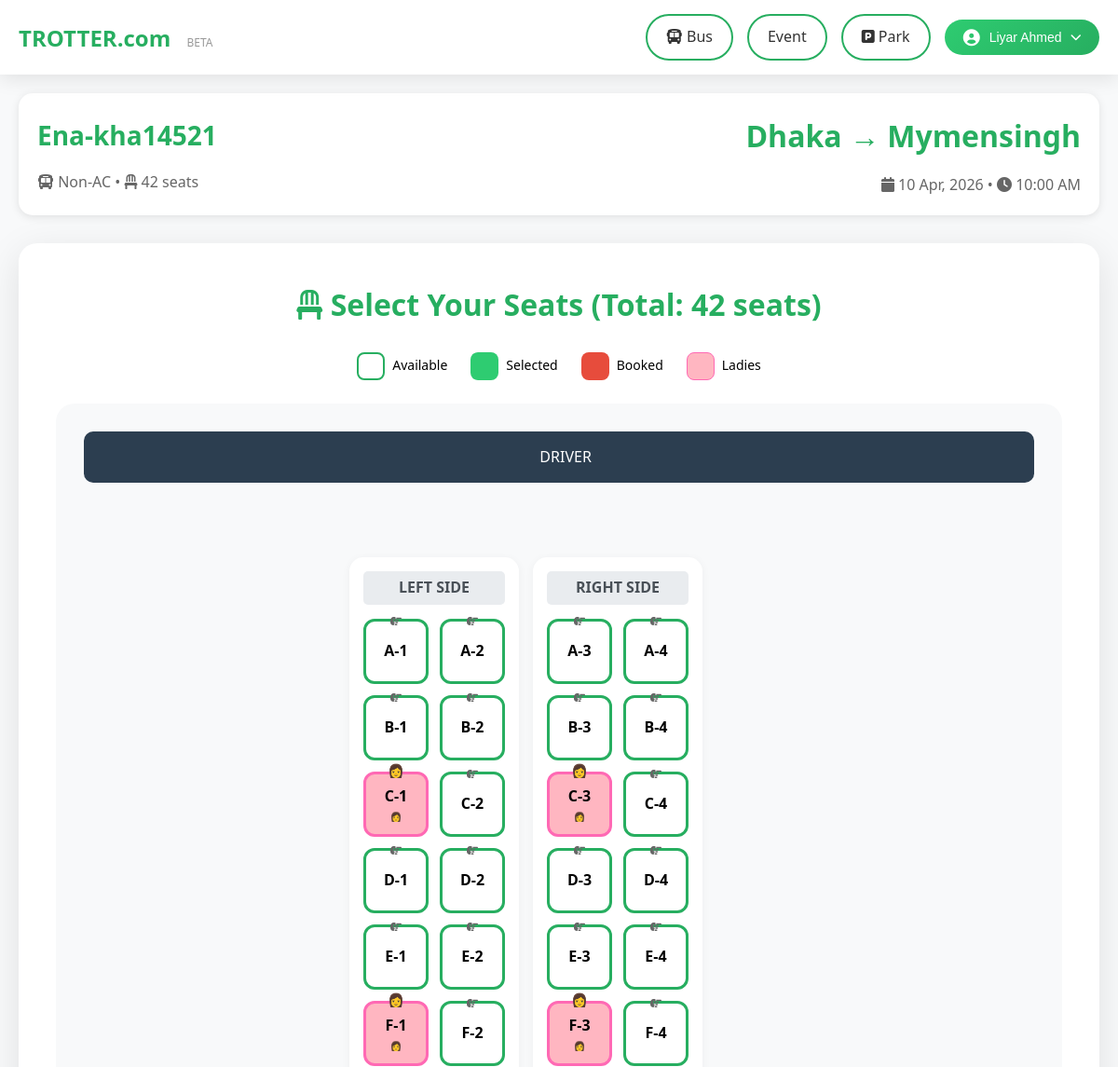
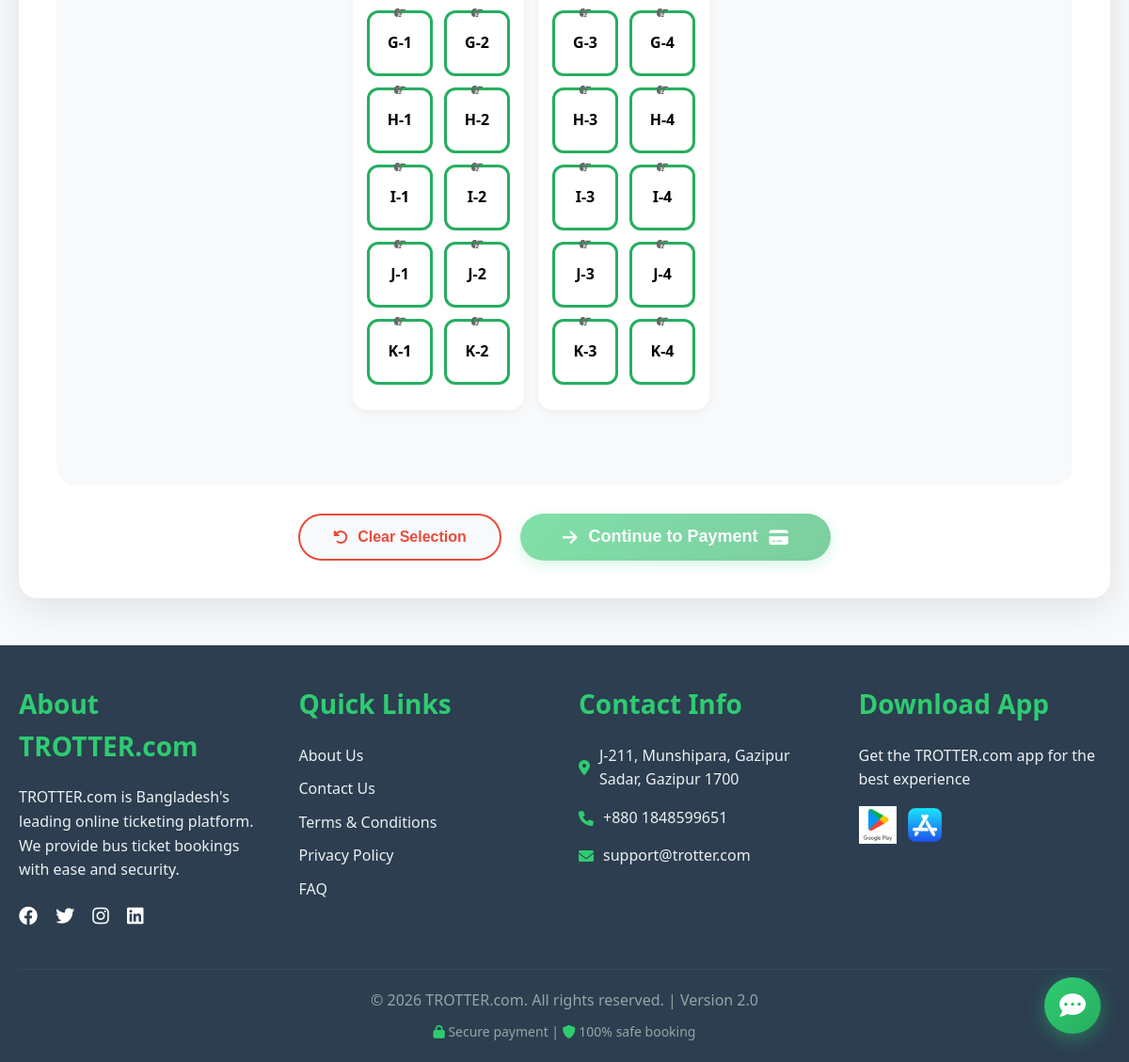
Page /bus-ticket-system/pages/seat-selection.php?route_id=3&date=2026-04-10 (signed in) on the committed database (2 pictures, top to bottom).
### tables this page shows
CREATE TABLE `routes` (
  `id` int(11) NOT NULL,
  `from_city` varchar(100) NOT NULL,
  `to_city` varchar(100) NOT NULL,
  `bus_name` varchar(100) NOT NULL,
  `bus_type` enum('AC','Non-AC','AC Business','Economy') DEFAULT 'Non-AC',
  `departure_time` time NOT NULL,
  `arrival_time` time NOT NULL,
  `fare` decimal(10,2) NOT NULL,
  `total_seats` int(11) DEFAULT 40,
  `available_days` varchar(50) DEFAULT 'All',
  `amenities` text DEFAULT NULL,
  `operator_name` varchar(100) DEFAULT NULL,
  `operator_phone` varchar(15) DEFAULT NULL,
  `status` enum('active','inactive') DEFAULT 'active',
  `created_at` timestamp NOT NULL DEFAULT current_timestamp(),
  `round_trip_fare` decimal(10,2) DEFAULT NULL,
  `is_round_trip` tinyint(1) DEFAULT 0
);

### bus-ticket-system/includes/config.php (called while the page is built, shortened)
<?php
$conn = mysqli_connect(DB_HOST, DB_USER, DB_PASS, DB_NAME);
mysqli_set_charset($conn, "utf8mb4");
function sanitizeInput($data) {
    global $conn;
    $data = trim($data);
    $data = stripslashes($data);
    $data = htmlspecialchars($data);
    $data = mysqli_real_escape_string($conn, $data);
    return $data;
}
function formatDate($date, $format = 'd M, Y') {
    return date($format, strtotime($date));
}
function formatTime($time, $format = 'h:i A') {
    return date($format, strtotime($time));
}
function getAvailableSeats($route_id, $journey_date) {
    global $conn;
    $route_query = "SELECT total_seats FROM routes WHERE id = $route_id";
    $route_result = mysqli_query($conn, $route_query);
    $route = mysqli_fetch_assoc($route_result);
    $total_seats = $route['total_seats'] ?? 40;
    $booked_query = "SELECT seat_numbers FROM bookings WHERE route_id = $route_id AND journey_date = '$journey_date' AND status = 'confirmed'";
    $booked_result = mysqli_query($conn, $booked_query);
    $booked_seats = [];
    return [
        'total' => $total_seats,
        'booked' => $booked_seats,
        'available' => $total_seats - count($booked_seats)
    ];
}
?>

### bus-ticket-system/pages/seat-selection.php (the view, shortened to what this page needs)
<?php
require_once '../includes/config.php';
$route_id = isset($_GET['route_id']) ? (int)$_GET['route_id'] : 0;
$journey_date = isset($_GET['date']) ? sanitizeInput($_GET['date']) : '';
$route_query = "SELECT * FROM routes WHERE id = $route_id";
$route_result = mysqli_query($conn, $route_query);
$route = mysqli_fetch_assoc($route_result);
$seats = getAvailableSeats($route_id, $journey_date);
$booked_seats = $seats['booked'];
$total_seats = $route['total_seats'];
$seats_per_row = 4;
$rows_needed = ceil($total_seats / $seats_per_row);
$rows = [];
$alphabet = range('A', 'Z');
for($i = 0; $i < $rows_needed; $i++) {
    $rows[] = $alphabet[$i];
}
?>
<!DOCTYPE html>
<html lang="en">
<head>
    <link rel="stylesheet" href="../assets/css/style.css">
    <link rel="stylesheet" href="https://cdnjs.cloudflare.com/ajax/libs/font-awesome/6.0.0/css/all.min.css">
</head>
<body>
    <?php include '../includes/header.php'; ?>
    <div class="container">
        <div style="background: white; padding: 20px; border-radius: 15px; margin: 20px 0; box-shadow: 0 2px 10px rgba(0,0,0,0.1);">
            <div style="display: flex; justify-content: space-between; align-items: center; flex-wrap: wrap;">
                <div>
                    <h3 style="color: var(--dark-green);"><?php echo $route['bus_name']; ?></h3>
                    <p style="color: #666;">
                        <i class="fas fa-bus"></i> <?php echo $route['bus_type']; ?> •
                        <i class="fas fa-chair"></i> <?php echo $route['total_seats']; ?> seats
                    </p>
                </div>
                <div style="text-align: right;">
                    <h2 style="color: var(--dark-green);"><?php echo $route['from_city']; ?> → <?php echo $route['to_city']; ?></h2>
                    <p style="color: #666;">
                        <i class="fas fa-calendar"></i> <?php echo formatDate($journey_date); ?> •
                        <i class="fas fa-clock"></i> <?php echo formatTime($route['departure_time']); ?>
                    </p>
                </div>
            </div>
        </div>
        <div class="seat-layout">
            <h2 style="color: var(--dark-green); text-align: center; margin-bottom: 20px;">
                <i class="fas fa-chair"></i> Select Your Seats (Total: <?php echo $total_seats; ?> seats)
            </h2>
            <div class="legend">
                <div class="legend-item">
                    <div class="legend-color" style="background: white; border: 2px solid var(--border-color);"></div>
                    <span>Available</span>
                </div>
                <div class="legend-item">
                    <div class="legend-color" style="background: var(--primary-green);"></div>
                    <span>Selected</span>
                </div>
                <div class="legend-item">
                    <div class="legend-color" style="background: #e74c3c;"></div>
                    <span>Booked</span>
                </div>
                <div class="legend-item">
                    <div class="legend-color" style="background: #ffb6c1; border: 1px solid #ff69b4;"></div>
                    <span>Ladies</span>
                </div>
            </div>
            <div class="bus-container">
                <div class="driver-area">
                    <i class="fas fa-steering-wheel"></i> DRIVER
                </div>
                <div class="seat-grid">
                    <div class="seat-column">
                        <div class="column-title">LEFT SIDE</div>
                        <?php
                        $seat_counter = 1;
                        foreach($rows as $row):
                        ?>
                        <div class="seat-row">
                            <?php for($col = 1; $col <= 2; $col++):
                                $seat_number = $row . '-' . $col;
                                $is_booked = in_array($seat_counter, $booked_seats);
                                $is_ladies = in_array($row, ['C', 'F']) && $col == 1;
                                $seat_class = '';
                                if($is_booked) {
                                    $seat_class = 'booked';
                                } elseif($is_ladies) {
                                    $seat_class = 'ladies';
                                } else {
                                    $seat_class = 'available';
                                }
                            ?>
                                <div class="seat <?php echo $seat_class; ?>"
                                     data-seat-id="<?php echo $seat_counter; ?>"
                                     data-seat-number="<?php echo $seat_number; ?>"
                                     onclick="<?php echo $is_booked ? '' : 'selectSeat(this, ' . $route['fare'] . ')'; ?>"
                                     <?php echo $is_booked ? 'style="cursor: not-allowed;"' : ''; ?>>
                                    <div class="seat-number"><?php echo $seat_number; ?></div>
                                    <div class="seat-type"><?php echo $is_ladies ? '👩' : ''; ?></div>
                                </div>
                            <?php
                                $seat_counter++;
                                endfor;
                            ?>
                        </div>
                        <?php endforeach; ?>
                    </div>
                    <div class="seat-column">
                        <div class="column-title">RIGHT SIDE</div>
                        <?php
                        $right_side_counter = 1;
                        foreach($rows as $row):
                        ?>
                        <div class="seat-row">
                            <?php for($col = 3; $col <= 4; $col++):
                                $seat_number = $row . '-' . $col;
                                $seat_id = (($right_side_counter - 1) * 4) + $col;
                                $is_booked = in_array($seat_id, $booked_seats);
                                $is_ladies = in_array($row, ['C', 'F']) && $col == 3;
                                $seat_class = '';
                                if($is_booked) {
                                    $seat_class = 'booked';
                                } elseif($is_ladies) {
                                    $seat_class = 'ladies';
                                } else {
                                    $seat_class = 'available';
                                }
                            ?>
                                <div class="seat <?php echo $seat_class; ?>"
                                     data-seat-id="<?php echo $seat_id; ?>"
                                     data-seat-number="<?php echo $seat_number; ?>"
                                     onclick="<?php echo $is_booked ? '' : 'selectSeat(this, ' . $route['fare'] . ')'; ?>"
                                     <?php echo $is_booked ? 'style="cursor: not-allowed;"' : ''; ?>>
                                    <div class="seat-number"><?php echo $seat_number; ?></div>
                                    <div class="seat-type"><?php echo $is_ladies ? '👩' : ''; ?></div>
                                </div>
                            <?php
                                $right_side_counter++;
                                endfor;
                            ?>
                        </div>
                        <?php endforeach; ?>
                    </div>
                </div>
            </div>
            <form id="bookingForm" action="booking-confirmation.php" method="POST">
                <div class="button-container">
                    <button type="button" class="btn-clear-selection" onclick="clearSelection()">
                        <i class="fas fa-undo-alt"></i> Clear Selection
                    </button>
                    <button type="submit" class="btn-continue-payment" onclick="return validateSeats()" id="continueBtn">
                        <i class="fas fa-arrow-right"></i> Continue to Payment
                        <i class="fas fa-credit-card"></i>
                    </button>
                </div>
            </form>
        </div>
    </div>
    <?php include '../includes/footer.php'; ?>
</body>
</html>

### bus-ticket-system/assets/css/style.css (style rules this page uses)
:root { --primary-green: #2ecc71; --dark-green: #27ae60; --light-green: #a8e6cf; --hover-green: #45a049; --white: #ffffff; --black: #333333; --gray: #666666; --light-gray: #f5f5f5; --border-color: #27ae60; --error-red: #e74c3c; --success-green: #27ae60; --warning-yellow: #f39c12; --info-blue: #3498db; }
* { margin: 0; padding: 0; box-sizing: border-box; }
html { scroll-behavior: smooth; }
body { font-family: 'Segoe UI', Tahoma, Geneva, Verdana, sans-serif; background: #ffffff; background: #f8f9fa; min-height: 100vh; line-height: 1.6; }
.container { max-width: 1200px; margin: 0 auto; padding: 0 20px; }
h1, h2, h3, h4, h5, h6 { color: var(--dark-green); margin-bottom: 15px; }
h2 { font-size: 2em; }
h3 { font-size: 1.75em; }
.seat-layout { background: var(--white); padding: 40px; border-radius: 20px; box-shadow: 0 10px 40px rgba(0,0,0,0.1); margin-top: 30px; }
.seat-grid { display: grid; grid-template-columns: repeat(5, 1fr); gap: 15px; max-width: 450px; margin: 50px auto; }
.seat { width: 70px; height: 70px; border: 3px solid var(--border-color); border-radius: 12px; display: flex; align-items: center; justify-content: center; cursor: pointer; transition: all 0.3s ease; background: var(--white); font-weight: bold; font-size: 18px; position: relative; }
.seat::before { content: '\f0a4'; font-family: 'Font Awesome 6 Free'; position: absolute; top: -10px; font-size: 12px; color: var(--gray); }
.seat.ladies { background: #ffb6c1; border-color: #ff69b4; }
.seat.ladies::after { content: '👩'; position: absolute; top: -15px; font-size: 14px; }

### bus-ticket-system/pages/seat-selection.php (style rules this page uses)
.seat-layout { background: white; border-radius: 20px; padding: 30px; box-shadow: 0 10px 30px rgba(0,0,0,0.1); margin: 30px 0; }
.bus-container { background: #f8f9fa; border-radius: 20px; padding: 30px; position: relative; overflow-x: auto; }
.driver-area { text-align: center; margin-bottom: 30px; padding: 15px; background: #2c3e50; color: white; border-radius: 10px; display: inline-block; width: 100%; }
.seat-grid { display: flex; justify-content: center; gap: 40px; flex-wrap: wrap; }
.seat-column { background: white; border-radius: 15px; padding: 15px; box-shadow: 0 2px 10px rgba(0,0,0,0.05); }
.column-title { text-align: center; font-weight: bold; margin-bottom: 15px; padding: 5px; background: #e9ecef; border-radius: 5px; color: #495057; }
.seat-row { display: flex; margin-bottom: 12px; gap: 12px; }
.seat { width: 70px; height: 70px; border: 2px solid var(--border-color); border-radius: 12px; display: flex; flex-direction: column; align-items: center; justify-content: center; cursor: pointer; transition: all 0.3s ease; background: white; font-weight: bold; position: relative; }
.seat-number { font-size: 16px; font-weight: bold; }
.seat-type { font-size: 10px; color: #666; }
.seat.ladies { background: #ffb6c1; border-color: #ff69b4; }
.legend { display: flex; gap: 25px; justify-content: center; margin: 25px 0; flex-wrap: wrap; }
.legend-item { display: flex; align-items: center; gap: 8px; font-size: 14px; }
.legend-color { width: 30px; height: 30px; border-radius: 8px; }
.button-container { display: flex; gap: 20px; justify-content: center; margin-top: 30px; flex-wrap: wrap; }
.btn-clear-selection { background: #f8f9fa; color: #e74c3c; border: 2px solid #e74c3c; padding: 14px 35px; border-radius: 50px; cursor: pointer; font-size: 16px; font-weight: 600; transition: all 0.3s ease; display: inline-flex; align-items: center; gap: 10px; }
.btn-continue-payment { background: linear-gradient(135deg, #2ecc71, #27ae60); color: white; border: none; padding: 14px 45px; border-radius: 50px; cursor: pointer; font-size: 18px; font-weight: 600; transition: all 0.3s ease; display: inline-flex; align-items: center; gap: 12px; box-shadow: 0 5px 15px rgba(46, 204, 113, 0.3); }
.btn-continue-payment:disabled { opacity: 0.6; cursor: not-allowed; transform: none; }

### rows in the picture
routes: bus_name "Ena-kha14521", bus_type "Non-AC", total_seats "42", from_city "Dhaka", to_city "Mymensingh", departure_time "10:00 AM"

### other values in the picture
SITE_NAME "TROTTER.com"
__('event') "Event"
$_SESSION['user_name'] "Liyar Ahmed"
formatDate($journey_date) "10 Apr, 2026"
$seat_number "A-1"
$seat_number "A-2"
$seat_number "B-1"
$seat_number "B-2"
$seat_number "C-1"
$seat_number "C-2"
$seat_number "D-1"
$seat_number "D-2"
$seat_number "E-1"
$seat_number "E-2"
$seat_number "F-1"
